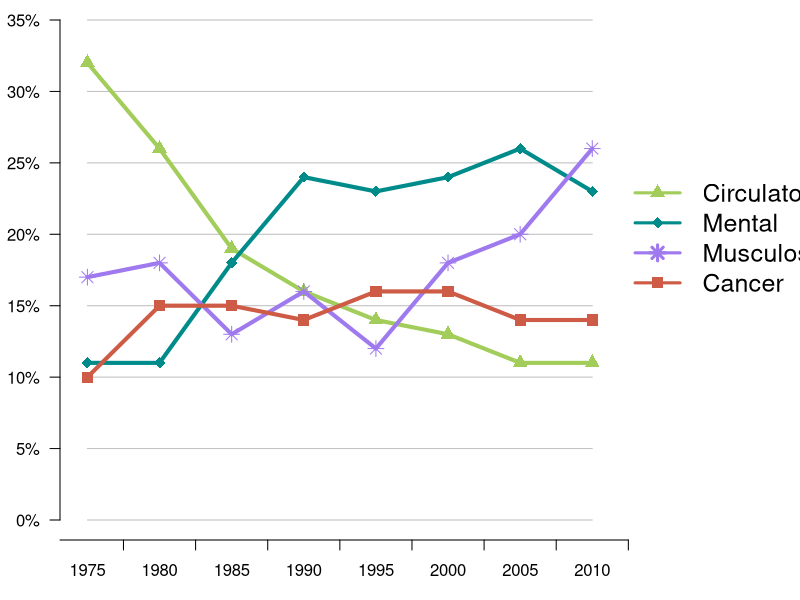
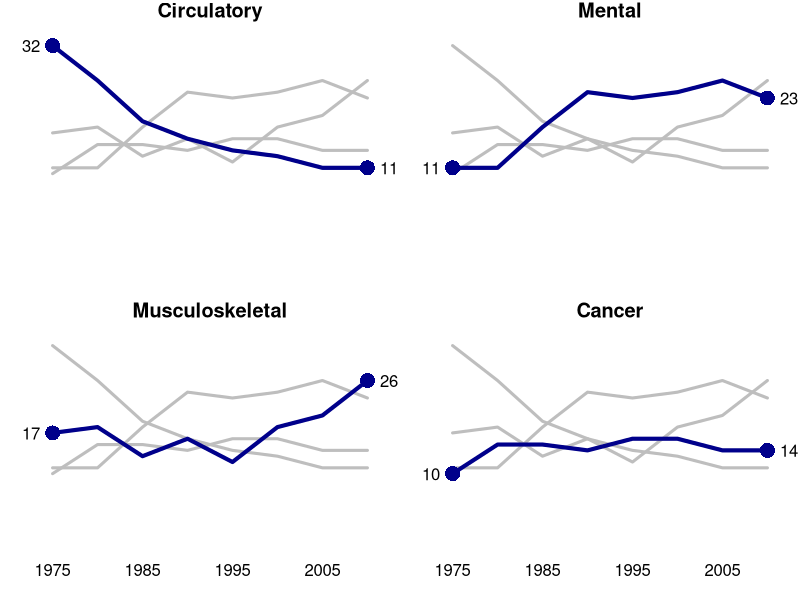

These charts were generated, in order, by the following R code:
# set up the data

df <- data.frame(Circulatory=c(32,26,19,16,14,13,11,11),
		 Mental=c(11,11,18,24,23,24,26,23),
		 Musculoskeletal=c(17,18,13,16,12,18,20,26),
		 Cancer=c(10,15,15,14,16,16,14,14))

rownames(df) <- seq(1975,2010,by=5)


# excel style plot
png("excel_plot.png", width=1000, height=600)
cols <- c("darkolivegreen3","darkcyan","mediumpurple2","coral3")
pch <- c(17,18,8,15)

xmax <- nrow(df) + 2.5

par(mar=c(3,3,0,0))
plot(1:nrow(df), 1:nrow(df), pch="", xlab=NA, ylab=NA, xaxt="n", yaxt="n", ylim=c(0,35), bty="n", xlim=c(1,xmax))

for (i in seq(0,35,by=5)) {
	lines(1:nrow(df), rep(i,nrow(df)), col="grey")
}

for (i in 1:ncol(df)) {

	points(1:nrow(df), df[,i], pch=pch[i], col=cols[i], cex=1.5)
	lines(1:nrow(df), df[,i], col=cols[i], lwd=4)


}

axis(side=1, at=1:nrow(df), tick=FALSE, labels=rownames(df))
axis(side=1, at=seq(-0.5,8.5,by=1), tick=TRUE, labels=NA)

axis(side=2, at=seq(0,35,by=5), tick=TRUE, las=TRUE, labels=paste(seq(0,35,by=5),"%",sep=""))

legend(8.5,25,legend=colnames(df), pch=pch, col=cols, cex=1.5, bty="n",  lwd=3, lty=1)
dev.off()

# split plot
png("multi_plot.png", width=1000, height=600)
split.screen(c(2,2))

scr <- 1
for (i in 1:ncol(df)) {
	screen(scr)

	# empty plot
	par(mar=c(3,2,1,1))
	plot(1:nrow(df), 1:nrow(df), pch="", xlab=NA, ylab=NA, xaxt="n", yaxt="n", ylim=c(0,35), bty="n")

	# plot all in grey
	for (j in 1:ncol(df)) {
		lines(1:nrow(df), df[,j], col="grey", lwd=3)

	}	

	# plot selected in blue
	lines(1:nrow(df), df[,i], col="blue4", lwd=4)

	# add blobs
	points(c(1,nrow(df)), c(df[1,i], df[nrow(df),i]), pch=16, cex=2, col="blue4")

	# add numbers
	mtext(df[1,i], side=2, at=df[1,i], las=2)
	mtext(df[nrow(df),i], side=4, at=df[nrow(df),i], las=2)	

	# add title
	title(colnames(df)[i])

	if (scr >= 3) {
		axis(side=1, at=1:nrow(df), tick=FALSE, labels=rownames(df))
	}

	scr <- scr + 1
}


close.screen(all=TRUE)
dev.off()

